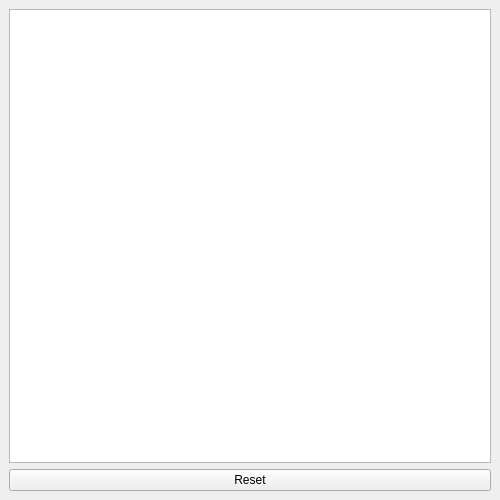
<?xml version="1.0" encoding="UTF-8"?>
<ui version="4.0">
 <class>TableList</class>
 <widget class="QMainWindow" name="TableList">
  <property name="geometry">
   <rect>
    <x>0</x>
    <y>0</y>
    <width>500</width>
    <height>500</height>
   </rect>
  </property>
  <property name="windowTitle">
   <string>Statistics</string>
  </property>
  <widget class="QWidget" name="centralwidget">
   <layout class="QVBoxLayout" name="verticalLayout">
    <item>
     <widget class="QListWidget" name="listWidget"/>
    </item>
    <item>
     <widget class="QPushButton" name="ResetButton">
      <property name="text">
       <string>Reset</string>
      </property>
     </widget>
    </item>
   </layout>
  </widget>
 </widget>
 <resources/>
 <connections/>
</ui>
